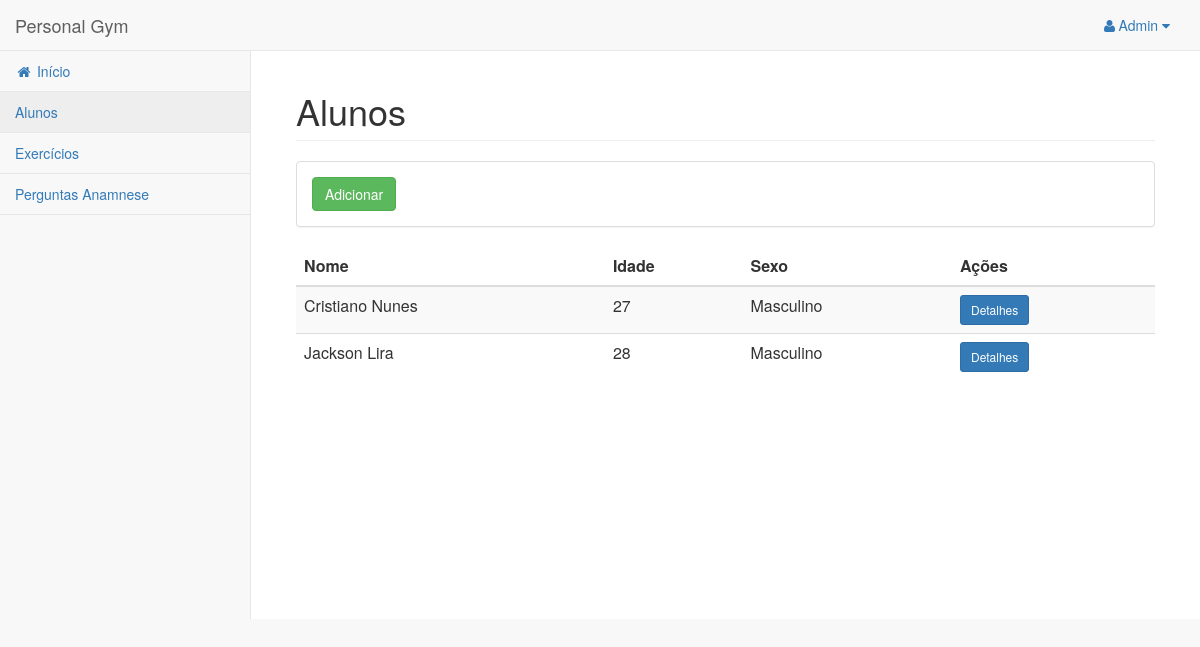
/aluno/listar (signed in), run on the app's committed database.
### academia/models.py (models this page shows)
class Usuario(AbstractBaseUser):
    nome = models.CharField(max_length=100)
    idade = models.IntegerField(null=True)
    sexo = models.IntegerField(choices=((1, 'Masculino'), (2, 'Feminino')), null=True)
    login = models.CharField(max_length=10, unique=True)
    tipo = models.IntegerField(default=1)
    objects = UsuarioManager()
    USERNAME_FIELD = 'login'

### academia/views/aluno.py (the view)
# urls.py: url(r'^aluno/listar$', aluno.listar, name='aluno_listar'),
@login_required
def listar(request):
    pessoas = Usuario.objects.filter(tipo=1)
    return render(request, 'aluno/listar.html', {'pessoas': pessoas})

### academia/templates/aluno/listar.html
{%extends 'base_site.html' %}
{% block conteudo %}
<h1 class="page-header">Alunos</h1>
<div class="panel panel-default">
    <div class="panel-body">
    	<a href="{% url 'aluno_adicionar' %}" class="btn btn-success">Adicionar</a>
    </div>
</div>
<table class="table table-striped">
	<thead>
		<tr>
			<th>Nome</th>
			<th>Idade</th>
			<th>Sexo</th>
			<th>Ações</th>
		</tr>
	</thead>
	<tbody>
		{% for pessoa in pessoas %}
		<tr>
			<td>{{ pessoa.nome }}</td>
			<td>{{ pessoa.idade }}</td>
			<td>{{ pessoa.get_sexo_display }}</td>
			<td>
				<a href="{% url 'aluno_detalhar' pessoa.pk %}"  class="btn btn-sm btn-primary">Detalhes</a>
			</td>
		</tr>
		{% endfor %}
	</tbody>
</table>
{% endblock %}

### academia/templates/base_site.html (shortened to what this page needs)
{% extends 'base.html' %}
{% block body %}
    <div id="wrapper">
        <nav class="navbar navbar-default navbar-static-top" role="navigation" style="margin-bottom: 0">
            <div class="navbar-header">
                <a class="navbar-brand" href="{% url 'index' %}">Personal Gym</a>
            </div>
            <ul class="nav navbar-top-links navbar-right">
                <li class="dropdown">
                    <a class="dropdown-toggle" data-toggle="dropdown" href="#">
                        <i class="fa fa-user fa-fw"></i>{{ request.user }} <i class="fa fa-caret-down"></i>
                    </a>
                </li>
            </ul>
            <div class="navbar-default sidebar" role="navigation">
                <div class="sidebar-nav navbar-collapse">
                    <ul class="nav" id="side-menu">
                        <li><a href="{% url 'index' %}"><i class="fa fa-home fa-fw"></i> Início</a></li>
                        <li><a href="{% url 'aluno_listar' %}">Alunos</a></li>
                        <li><a href="{% url 'exercicio_listar' %}">Exercícios</a></li>
                        <li><a href="{% url 'anamnese_listar' %}">Perguntas Anamnese</a></li>
                    </ul>
                </div>
            </div>
        </nav>
        <div id="page-wrapper">
            <div class="container-fluid">
                {% block conteudo %}{% endblock %}
            </div>
        </div>
    </div>
{% endblock %}

### data on the page
Usuario: user "Admin"
Usuario: nome "Cristiano Nunes", idade "27", sexo "Masculino"
Usuario: nome "Jackson Lira", idade "28", sexo "Masculino"
